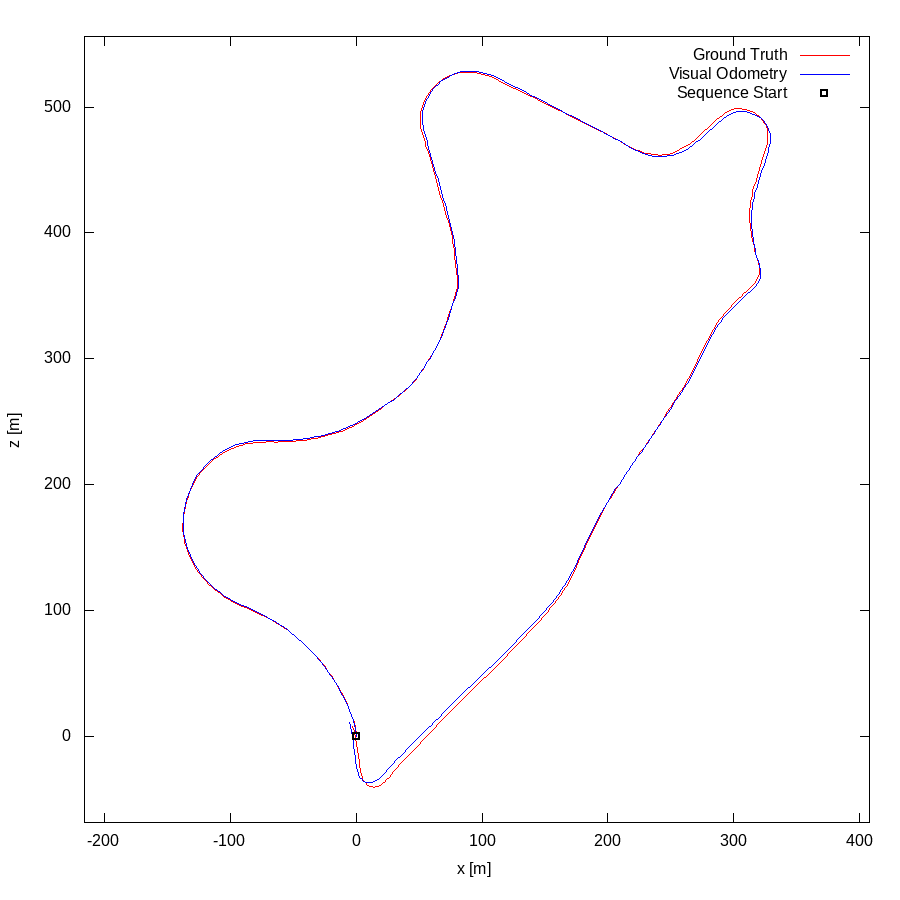

Write the gnuplot code that produced this figure.
set term postscript eps enhanced color
set output "09.eps"
set size ratio -1
set xrange [-216:408]
set yrange [-68:556]
set xlabel "x [m]"
set ylabel "z [m]"
plot "09.txt" using 1:2 lc rgb "#FF0000" title 'Ground Truth' w lines,"09.txt" using 3:4 lc rgb "#0000FF" title 'Visual Odometry' w lines,"< head -1 09.txt" using 1:2 lc rgb "#000000" pt 4 ps 1 lw 2 title 'Sequence Start' w points
